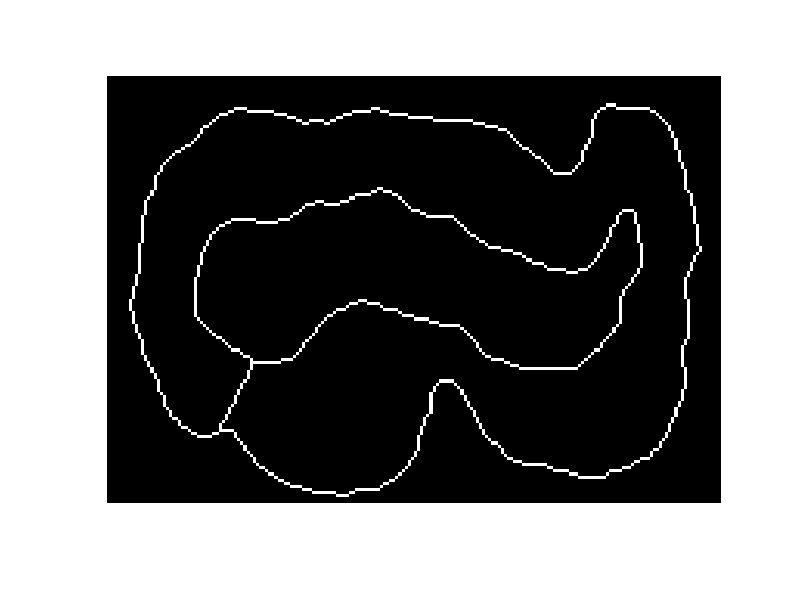

Reproduce this figure in MATLAB. (Note: this script raises an error after producing the figure.)
function ex3_main
   % ex3 robotics - basic framework for the solution by Yoram Yekutieli
   % Hadassah college
   % yoramye@hac.ac.il
   
   % NAME OF STUDENT:
   % DATE:  
   
   % In this exercise you will program a simulated robot to win a race:
   % move as fast as possible from start to finish in a track.
   
   % The track is given as free space in a map (matrix of walls cells / free cells.)
   % The track is a circular (but not convex) space and it width is more than 4 cells across.
   
   % The robot is defined by its properties:
   % a. Robot size is as a single cell in the map.
   % b. Robot movements are discrete and constrained to the free cells of the map.
   % c. Simulated time is discrete. The minimal time step is a single step of
   %    the main loop of the simulation.
   % d. Robot acceleration and speed are discrete. Maximal acceleration
   %    (deceleration) == 1 (-1).
   
  
   %% constants for the speed of painting in slow mode
   SLOW_1_FAST_0  = 0;   % 1 to view in slow mode, 0 to view in fast mode
   PAINT_JUMP     = 200;
   LINE_JUMP      = 10;
   
   %% A. SHOW THE MAP
   
   close all
   figure(1); clf; colormap gray
   
   temp_var = load('map.mat');
   map      = temp_var.map;
   [sy,sx]  = size(map);
   clear temp_var
   
   % colors to used in preparing the map
   % WALL_COLOR      = 1;
   % FREE_CELL_COLOR = 0;
   
   
   % show the map
   imagesc(map); axis equal; axis tight; axis off
   drawnow
   
   % maximize the figure
   set(gcf,'units','normalized','outerposition',[0 0 1 1]);
   % or use this:
   %    set(gcf,'Position',get(0,'ScreenSize'))
   
   if SLOW_1_FAST_0, pause; end
   
   
   %% B. paint two regions: the inner island, and the outer region
   WALL_COLOR      = 1;
   FREE_CELL_COLOR = 0;
   
   % constants for the speed of painting in slow mode
   jump           = PAINT_JUMP;        % x (jump) speed up in slow mode
   
   % --- paint the island from the middle ----
   % colors
   ISLAND_COLOR   = WALL_COLOR + 1;
   ColorToPaintOn = FREE_CELL_COLOR;   % paint on FREE_CELL_COLOR, stop on other colors
   SeedColor      = ISLAND_COLOR;      % start painting using this color
   dC             = 0;                 % do not change painting color while painting
   
   m = floodfill_FIFO(double(map),round(sy/2),round(sx/2),...
      ColorToPaintOn,SeedColor,dC,SLOW_1_FAST_0,jump);
   
   imagesc(m); axis equal; axis tight; axis off
   if SLOW_1_FAST_0, pause; end
   
   % --- paint the outer area from a point on the top left ----
   OUTER_COLOR    = WALL_COLOR + 2;
   SeedColor      = OUTER_COLOR;       % start painting with this color
   
   m = floodfill_FIFO...
      (double(m),4,4,ColorToPaintOn,SeedColor,dC,SLOW_1_FAST_0,jump);
   
   imagesc(m); axis equal; axis tight; axis off
   if SLOW_1_FAST_0, pause; end
   
   % change colors for next step
   max_color = 2*(sx+sy); % should be maximal for the current track
   
   % all wall pixels to color max_color, so it will be the maximal value,
   % thus not part of the possible path solution
   m(m==WALL_COLOR) = max_color;
   
   % all island pixels to color max_color*0.9
   m(m==ISLAND_COLOR) = round(max_color*0.9);
   
   % all outer area pixels to color max_color*0.9
   m(m==OUTER_COLOR) = round(max_color*0.9);
   
   % find the color of the track (should be FREE_CELL_COLOR == 0)
   TRACK_COLOR = m(102,38);
   
   % make sure all track pixels have FREE_CELL_COLOR (==0)
   m(m==TRACK_COLOR) = FREE_CELL_COLOR;
   
   imagesc(m); axis equal; axis tight; axis off
   colormap jet
   
   % save the map for later use
   map1 = m;
   
   if SLOW_1_FAST_0, pause; end
   
   %% C. find shortest path, first stage
   % --- paint the track area from the finish line ----
   
   % the finish line (as points)
   y_line = [102,103,104,105,106,107];
   x_line = [ 38, 38, 38, 38, 38, 38];
   
   ColorToPaintOn = FREE_CELL_COLOR;   % paint on FREE_CELL_COLOR, stop on other colors
   SeedColor      = 1; % start painting with color 1
   dC             = 1; % increase color with distance from the finish line
   
   m = floodfill_FIFO...
      (double(m),y_line,x_line,ColorToPaintOn,SeedColor,dC,SLOW_1_FAST_0,jump);
   
   imagesc(m); axis equal; axis tight; axis off;  colormap jet
   if SLOW_1_FAST_0, pause; end
   
   %% D. find shortest path, second stage
   % ----  gradient descent from start to finish line
   
   % start point
   start_y = 112;
   start_x = 47;
   
   PATH_COLOR   = max_color - 1;
   target_color = SeedColor;
   
   % 4 connected
   num_neighbors = 4;
   
   [path_y_4, path_x_4, m_4] = gradient_descent(m, start_y, start_x, ...
      target_color, PATH_COLOR, SLOW_1_FAST_0, LINE_JUMP, num_neighbors);
   
   path_y_4 = path_y_4(1:end-1);
   path_x_4 = path_x_4(1:end-1);
   
   imagesc(m_4); axis equal; axis tight; axis off; drawnow
   if SLOW_1_FAST_0, pause; end
   
   % 8 connected
   num_neighbors = 8;
   
   [path_y_8, path_x_8, m_8] = gradient_descent(m, start_y, start_x, ...
      target_color, PATH_COLOR, SLOW_1_FAST_0, LINE_JUMP, num_neighbors);

    % Remove trailing zeros from path_y_8
    last_nonzero_y = find(path_y_8, 1, 'last');
    path_y_8 = path_y_8(1:last_nonzero_y);

    % Remove trailing zeros from path_x_8
    last_nonzero_x = find(path_x_8, 1, 'last');
    path_x_8 = path_x_8(1:last_nonzero_x);
   
   imagesc(m_8); axis equal; axis tight; axis off; drawnow
   if SLOW_1_FAST_0, pause; end
   
   %% E. use the map (prior to the find path stage) to find the path furthest from the walls
   
   m1 = map1;
   
   % a reminder -  the colors are:
   % walls      ==  max_color
   % island     ==  max_color*0.9
   % outer area ==  max_color*0.9
   % track      ==  FREE_CELL_COLOR == 0
   
   % disconnect the walls from the connecting line:
   m1(94,48)  = FREE_CELL_COLOR;
   m1(95,48)  = FREE_CELL_COLOR;
   m1(115,38) = FREE_CELL_COLOR;
   
   imagesc(m1); axis equal; axis tight; axis off;  colormap jet
   if SLOW_1_FAST_0, pause; end
   
   %% F. trace the outlines
   % 1, find the pixels of the outer border of the island
   % use trace_line procedure to trace the line, starting from a given
   % initial point
   initial_y = 94;
   initial_x = 49;
   COLOR_TO_FOLLOW   = max_color;
   ISLAND_PATH_COLOR = round(max_color/2);
   
   jump           = LINE_JUMP;         % x (jump) speed up for the slow mode
   
   [island_line_y, island_line_x, m1] =...
      trace_line(m1, initial_y, initial_x,...
      COLOR_TO_FOLLOW, ISLAND_PATH_COLOR, SLOW_1_FAST_0, jump);
   
   % 2, find the inner pixels of the border of the outer area
   % use trace_line procedure to trace the line, starting from a given
   % initial point
   initial_y = 116;
   initial_x = 38;
   COLOR_TO_FOLLOW  = max_color;
   OUTER_PATH_COLOR = round(max_color/3);
   
   [outer_area_line_y, outer_area_line_x, m1] =...
      trace_line(m1, initial_y, initial_x,...
      COLOR_TO_FOLLOW, OUTER_PATH_COLOR,  SLOW_1_FAST_0, jump);
   
   
   % 3, put back the removed points that disconnected the walls
   m1(94,48)  = max_color;
   m1(95,48)  = max_color;
   m1(115,38) = max_color;
   
   imagesc(m1); axis equal; axis tight; axis off
   colormap jet
   
   if SLOW_1_FAST_0, pause; end
   
   %% G. painting inwards
   % paint in ISLAND_PATH_COLOR outwards from the island into the free
   % cells, and at the same time, paint in OUTER_PATH_COLOR inwards from the outer area
   % into the free cells.
   
   jump           = PAINT_JUMP*3;                % x (jump) speed up for the slow mode
   dC             = 0;
   ColorToPaintOn = FREE_CELL_COLOR;
   
   % before flooding, the lines should be painted to FREE_CELL_COLOR,
   % so the floodfill algorithm will be able to start with them
   for i=1:numel(island_line_y),
      m1(island_line_y(i),island_line_x(i)) = FREE_CELL_COLOR;
   end
   for i=1:numel(outer_area_line_y),
      m1(outer_area_line_y(i),outer_area_line_x(i)) = FREE_CELL_COLOR;
   end
   
   imagesc(m1); axis equal; axis tight; axis off; drawnow
   
   m2 = floodfill_FIFO_2colors(...
      m1, ...
      island_line_y,     island_line_x,    ...
      outer_area_line_y, outer_area_line_x, ...
      ColorToPaintOn,...
      ISLAND_PATH_COLOR,...
      OUTER_PATH_COLOR,...
      dC, SLOW_1_FAST_0, jump);
   
   % and after flooding, paint the lines back to max_color
   for i=1:numel(island_line_y),
      m2(island_line_y(i),island_line_x(i)) = max_color;
   end
   for i=1:numel(outer_area_line_y),
      m2(outer_area_line_y(i),outer_area_line_x(i)) = max_color;
   end
   
   imagesc(m2); axis equal; axis tight; axis off; drawnow
   if SLOW_1_FAST_0, pause; end
   
   %% H. trace the border
   % use trace_border to trace the border line between the two colors
   % ISLAND_PATH_COLOR & OUTER_PATH_COLOR
   
   initial_y  = 105;
   initial_x  = 45;
   initial_dy = 1;
   initial_dx = 1;
   jump       = LINE_JUMP;           % x (jump) speed up for the slow mode
   
   COLOR_1           = ISLAND_PATH_COLOR;
   COLOR_2           = OUTER_PATH_COLOR;
   BORDER_PATH_COLOR = round(max_color/1.3);
   
   [border_line_y, border_line_x, m3] =...
      trace_border(m2, initial_y, initial_x, initial_dy, initial_dx,...
      COLOR_1, COLOR_2, BORDER_PATH_COLOR,  SLOW_1_FAST_0, jump);
   
   imagesc(m3); axis equal; axis tight; axis off; drawnow
   if SLOW_1_FAST_0, pause; end
   
   %% I. movement!!
   
   % the map with colored regions is
   % map1
   
   m = map1;
   
   % the colors are:
   %  walls_color      =  max_color;
   %  island_color     =  max_color*0.9;
   %  outer_area_color =  max_color*0.9;
   track_color         =  FREE_CELL_COLOR; % == 0
   path_color          = round(max_color*0.3);
   initial_point_color = round(max_color*0.5);
   target_color        = round(max_color*0.2);
   
   allowed_max_color  = max(...
      [track_color,path_color,initial_point_color,target_color]);
   
   % start point
   y_initial = 112; 
   x_initial = 47;  
   
   % the finish line (as points)
   target_y = [102,103,104,105,106,107];
   target_x = [ 38, 38, 38, 38, 38, 38];
   
   % three run settings:
   % 1. shortest path with 4 connected neighbors, control algorithm 1
   % 2. shortest path with 8 connected neighbors, control algorithm 1
   % 3. furthest from the wall, control algorithm 2
   
   paths_y = {path_y_4, path_y_8, border_line_y};
   paths_x = {path_x_4, path_x_8, border_line_x};

   run_titles = {...
      'run 1: shortest path 4 connected, algo 1.',...
      'run 2: shortest path 8 connected, algo 1.',...
      'run 3: furthest from the walls, algo 2.'};
   
   control_algos = {@control_algo1, @control_algo1, @control_algo2};
   

   
   %% run three times:
   for run = 1:3
      
      m = map1;
      
      % the path to follow
      path_y = paths_y{run};
      path_x = paths_x{run};
      
      % for the visualization, add the path, tha initial point and the
      % target line to the map
      
      for i=1:numel(path_y)
         m(path_y(i),path_x(i)) = path_color;
      end
      
      m(y_initial,x_initial) = initial_point_color;
      
      for i=1:numel(y_line)
         m(target_y(i),target_x(i)) = target_color;
      end
           
      do_movement(m,...
         y_initial, x_initial,...
         target_y, target_x,...
         allowed_max_color,...
         path_y, path_x,...
         control_algos{run},...
         run_titles{run});
   end
  
   
   
end

%% ------------ local functions ------------

function do_movement(m, y_initial, x_initial, target_y, target_x,...
      allowed_max_color, path_y, path_x, control_algo, run_title)
   
   % show the initial map
   imagesc(m); axis equal; axis tight; axis off; title(run_title);
   hold on; plot(x_initial,y_initial,'ro');
   drawnow; pause

   
   % initial value for position variables
   y = y_initial;
   x = x_initial;
   
   % initial value velocity variables
   vy = 0;
   vx = 0;
   
   % initial value acceleration variables
   ay = 0; %#ok<NASGU>
   ax = 0; %#ok<NASGU>
   
   finished  = false;
   collided  = false;
   
   step_counter = 0;
   index_along_path = 1;
   
   while ~finished
      
      %       index_along_path
      
      % find the next acceleration
      [ay, ax, index_along_path] = control_algo(...
         y, x, vy, vx, path_y, path_x, index_along_path,...
         target_y, target_x);
      
      % make sure acceleration is not too big
      if abs(ay) > 1, ay = ay / abs(ay); end
      if abs(ax) > 1, ax = ax / abs(ax); end
      
      % calc the next velocity
      vy = vy + ay;
      vx = vx + ax;
      
      % calc the next position
      y = y + vy;
      x = x + vx;
      
      % check for collisions
      if m(y,x) > allowed_max_color
         finished = true;
         collided = true;
      end
      
      % check for finish line
      % is the current point on the finish line?
      if any ((target_y == y) & (target_x == x))
         % is the current velocity zero?
         if vy ==0 && vx == 0
            finished = true;
            collided = false;
         end
      end
      
      step_counter = step_counter + 1;
      
      title([run_title '      step = ' num2str(step_counter) ]);
      hold on; plot(x,y,'ro');
      drawnow
      pause(0.01);
      
   end
   
   if finished && ~collided
      title([run_title '      success in ' num2str(step_counter) ' steps.']);
   else
      title([run_title '      failure in ' num2str(step_counter) ' steps.']);
   end
   
   pause
   
end

